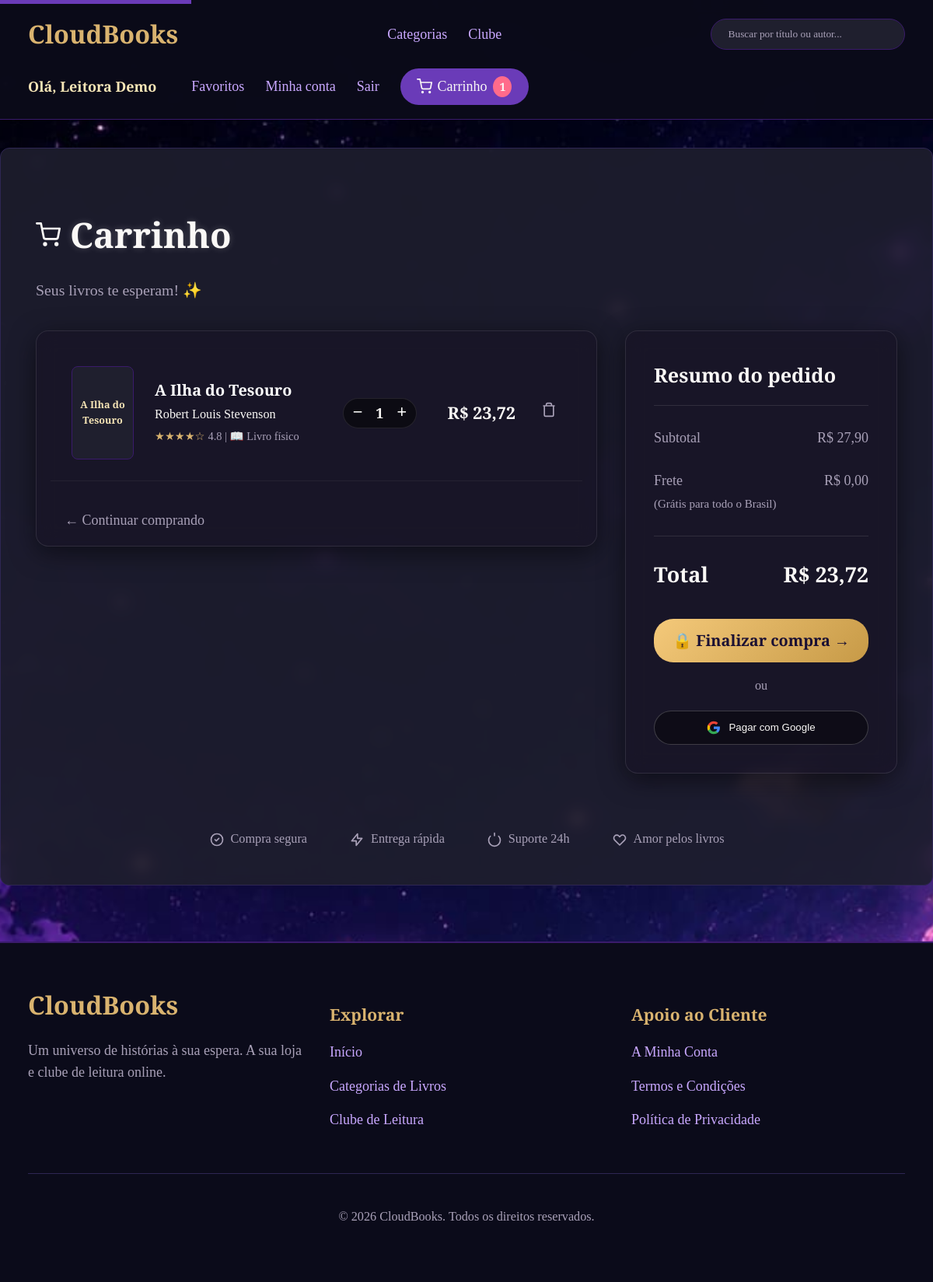
The page /carrinho/ (signed in) on the database as committed earlier.
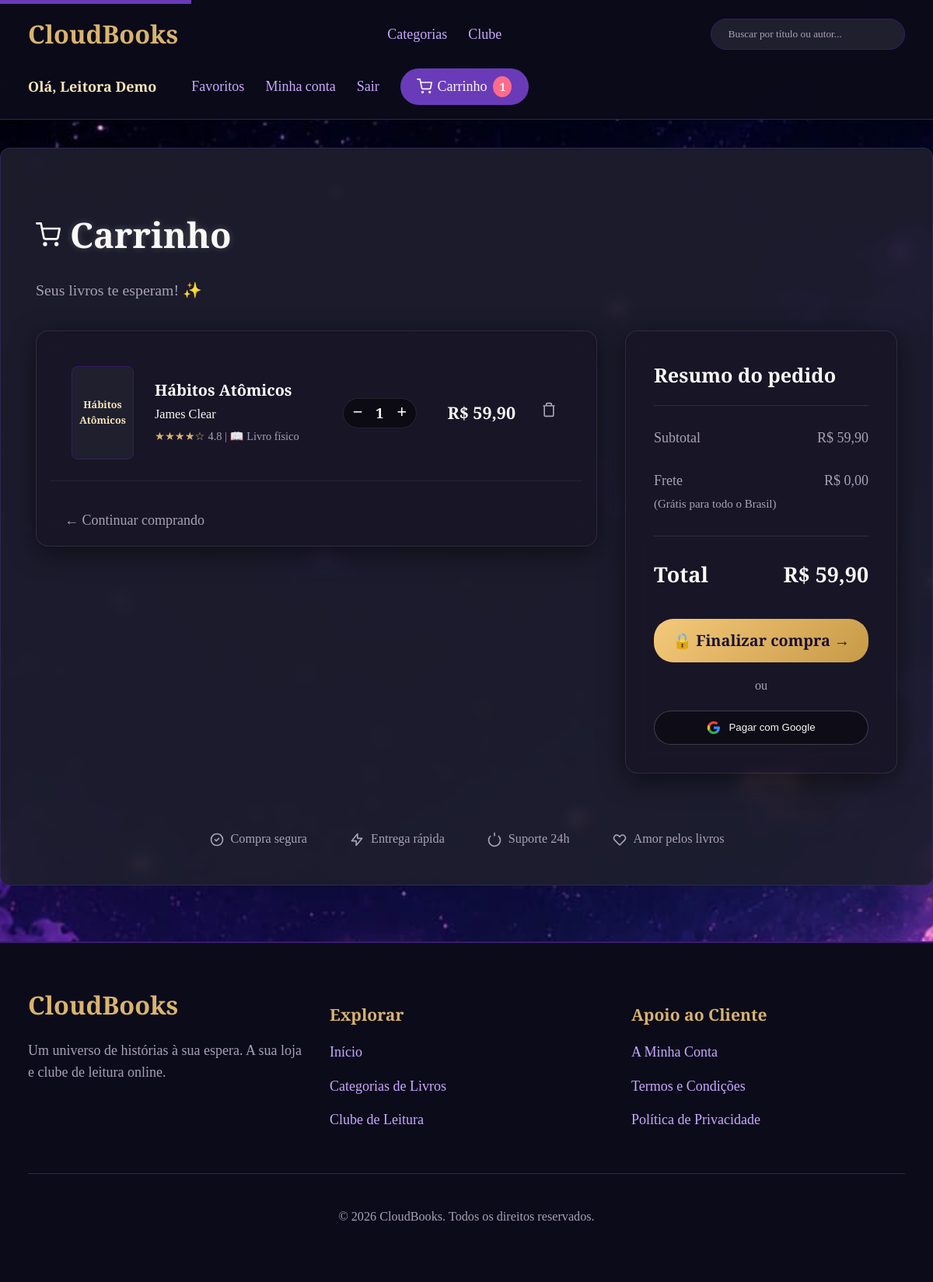
The same page on the database as committed later.
### loja/models.py (models this page shows, shortened)
class Usuario(AbstractUser):
    telefone = models.CharField(max_length=20, blank=True)
    cpf = models.CharField("CPF", max_length=14, blank=True)
    data_nascimento = models.DateField(null=True, blank=True)
    cep = models.CharField("CEP", max_length=9, blank=True)
    endereco = models.CharField("endereço", max_length=200, blank=True)

class ItemCarrinho(models.Model):
    usuario = models.ForeignKey(
        Usuario, on_delete=models.CASCADE, related_name="itens_carrinho"
    )
    livro = models.ForeignKey(
        Livro, on_delete=models.CASCADE, related_name="itens_carrinho"
    )
    quantidade = models.PositiveIntegerField(default=1)
    class Meta:
        constraints = [
            models.UniqueConstraint(
                fields=["usuario", "livro"], name="item_unico_no_carrinho"
            ),
        ]
    @property
    def subtotal(self):
        return self.livro.preco_final * self.quantidade

class Livro(models.Model):
    titulo = models.CharField(max_length=200)
    autor = models.CharField(max_length=150)
    categoria = models.ForeignKey(
        Categoria, on_delete=models.PROTECT, related_name="livros"
    )
    isbn = models.CharField("ISBN", max_length=17, unique=True)
    ano_publicacao = models.PositiveIntegerField("ano de publicação")
    num_paginas = models.PositiveIntegerField("número de páginas")
    idioma = models.CharField(max_length=40, default="Português")
    descricao = models.TextField("descrição ou sinopse")
    preco = models.DecimalField(max_digits=8, decimal_places=2)
    estoque = models.PositiveIntegerField("quantidade em estoque", default=0)
    capa = models.ImageField("capa", upload_to="capas/", blank=True, null=True)
    capa_url = models.URLField(max_length=500, blank=True, null=True)
    criado_em = models.DateTimeField(auto_now_add=True)
    class Meta:
        ordering = ["-criado_em"]
    @property
    def preco_final(self):
        promocao = self.promocoes.filter(ativa=True).order_by("-percentual").first()
        if promocao is None:
            return self.preco
        return (self.preco * (100 - promocao.percentual) / 100).quantize(
            Decimal("0.01")
        )

class Promocao(models.Model):
    livro = models.ForeignKey(Livro, on_delete=models.CASCADE, related_name="promocoes")
    percentual = models.PositiveSmallIntegerField(
        "desconto (%)", validators=[MinValueValidator(1), MaxValueValidator(90)]
    )
    ativa = models.BooleanField(default=True)

### loja/views.py (the view)
# urls.py: path("carrinho/", views.carrinho, name="carrinho"),
@login_required
def carrinho(request):
    itens = list(request.user.itens_carrinho.select_related("livro"))
    bruto = sum((i.livro.preco * i.quantidade for i in itens), Decimal("0"))
    total = sum((i.subtotal for i in itens), Decimal("0"))
    return render(request, "carrinho.html", {
        "itens": itens,
        "bruto": bruto,
        "total": total,
        "desconto": bruto - total,
    })

### loja/context_processors.py (called while the page is built)
def carrinho(request):
    if request.user.is_authenticated:
        return {"qtd_carrinho": sum(request.user.itens_carrinho.values_list("quantidade", flat=True))}
    return {"qtd_carrinho": 0}

### templates/carrinho.html (shortened to what this page needs)
{% extends "home.html" %}
{% block conteudo %}
<h1 class="titulo-glow">
  Carrinho
</h1>
<p class="carrinho-subtitulo">Seus livros te esperam! ✨</p>
{% if itens %}
<div class="carrinho-layout">
  <div class="glass-panel carrinho-lista">
    {% for item in itens %}
    <article class="linha-carrinho">
      {% if item.livro.capa_url %}
      <img class="capa mini carrinho-img" src="{{ item.livro.capa_url }}" alt="Capa {{ item.livro.titulo }}">
      {% elif item.livro.capa %}
      <img class="capa mini carrinho-img" src="{{ item.livro.capa.url }}" alt="Capa {{ item.livro.titulo }}">
      {% else %}
      <div class="capa mini capa-fallback mini-fallback">
        <span>{{ item.livro.titulo }}</span>
      </div>
      {% endif %}
      <div class="item-info">
        <h3 class="item-titulo"><a href="{% url 'livro' item.livro.pk %}" class="item-link">{{ item.livro.titulo }}</a></h3>
        <p class="autor item-autor">{{ item.livro.autor }}</p>
        <p class="item-meta">
          <span class="star-rating">★★★★☆</span> 4.8 | 📖 Livro físico
        </p>
      </div>
      <div class="controle-qtd">
        <form method="post" action="{% url 'alterar_carrinho' item.pk 'menos' %}">
          {% csrf_token %}<button type="submit">−</button>
        </form>
        <span class="qtd-valor">{{ item.quantidade }}</span>
        <form method="post" action="{% url 'alterar_carrinho' item.pk 'mais' %}">
          {% csrf_token %}<button type="submit">+</button>
        </form>
      </div>
      <p class="item-preco">R$ {{ item.subtotal }}</p>
      <form method="post" action="{% url 'alterar_carrinho' item.pk 'remover' %}" class="btn-remover-form">
        <button type="submit" class="btn-remover" title="Remover">
          <svg width="20" height="20" viewBox="0 0 24 24" fill="none" stroke="currentColor" stroke-width="2"><path d="M3 6h18M19 6v14a2 2 0 0 1-2 2H7a2 2 0 0 1-2-2V6m3 0V4a2 2 0 0 1 2-2h4a2 2 0 0 1 2 2v2"></path></svg>
        </button>
      </form>
    </article>
    {% endfor %}
    <div class="continuar-comprando">
      <a href="{% url 'home' %}" class="link-continuar">
        ← Continuar comprando
      </a>
    </div>
  </div>
  <aside class="glass-panel carrinho-resumo">
    <h2 class="resumo-titulo">Resumo do pedido</h2>
    <div class="resumo-linha">
      <span>Subtotal</span>
      <span>R$ {{ bruto }}</span>
    </div>
    <div class="resumo-linha frete">
      <span>Frete <br><small>(Grátis para todo o Brasil)</small></span>
      <span>R$ 0,00</span>
    </div>
    <div class="resumo-total">
      <span>Total</span>
      <span>R$ {{ total }}</span>
    </div>
    <div class="resumo-acoes">
      <a class="btn-gold link-finalizar" href="{% url 'finalizar' %}">
        🔒 Finalizar compra →
      </a>
      <p class="ou">ou</p>
      <button class="btn-dark-outline btn-google">
        Pagar com Google
      </button>
    </div>
  </aside>
</div>
<div class="rodape-seguranca">
  <div class="seguranca-item"><svg width="20" height="20" fill="none" stroke="currentColor" viewBox="0 0 24 24"><path stroke-linecap="round" stroke-linejoin="round" stroke-width="2" d="M9 12l2 2 4-4m6 2a9 9 0 11-18 0 9 9 0 0118 0z"></path></svg> Compra segura</div>
  <div class="seguranca-item"><svg width="20" height="20" fill="none" stroke="currentColor" viewBox="0 0 24 24"><path stroke-linecap="round" stroke-linejoin="round" stroke-width="2" d="M13 10V3L4 14h7v7l9-11h-7z"></path></svg> Entrega rápida</div>
  <div class="seguranca-item"><svg width="20" height="20" fill="none" stroke="currentColor" viewBox="0 0 24 24"><path stroke-linecap="round" stroke-linejoin="round" stroke-width="2" d="M18.36 6.64a9 9 0 11-12.73 0 M12 2v4"></path></svg> Suporte 24h</div>
  <div class="seguranca-item"><svg width="20" height="20" fill="none" stroke="currentColor" viewBox="0 0 24 24"><path stroke-linecap="round" stroke-linejoin="round" stroke-width="2" d="M4.318 6.318a4.5 4.5 0 000 6.364L12 20.364l7.682-7.682a4.5 4.5 0 00-6.364-6.364L12 7.636l-1.318-1.318a4.5 4.5 0 00-6.364 0z"></path></svg> Amor pelos livros</div>
</div>
{% else %}
<div class="glass-panel carrinho-vazio">
  <p class="vazio-texto">O seu carrinho está vazio.</p>
  <a class="btn-gold link-explorar" href="{% url 'home' %}">Explorar Livros</a>
</div>
{% endif %}
{% endblock %}

### templates/home.html (shortened to what this page needs)
{% load static %}
<!doctype html>
<html lang="pt-BR">
<head>
  <link rel="stylesheet" href="{% static 'css/estilo.css' %}">
</head>
<body class="{% block classe_corpo %}{% endblock %}">
<a href="#conteudo-principal" class="pular-navegacao">Saltar para o conteúdo principal</a>
{% block cabecalho %}
<header class="topo">
  <a class="marca" href="{% url 'home' %}" aria-label="CloudBooks - Página Inicial">CloudBooks</a>
  <nav aria-label="Navegação principal" class="nav-explorar">
    <a href="{% url 'categorias' %}">Categorias</a>
    <a href="{% url 'clube' %}">Clube</a>
  </nav>
  <form class="busca" action="{% url 'pesquisa' %}" method="get" role="search">
    <input id="campo-busca" type="search" name="q" placeholder="Buscar por título ou autor..." value="{{ request.GET.q }}">
  </form>
  <nav aria-label="Conta e Carrinho" class="nav-usuario">
    {% if user.is_authenticated %}
      <span style="color: var(--cor-dourado-claro); font-weight: 600; margin-right: 1rem;">Olá, {{ user.first_name|default:user.username }}</span>
      <a href="{% url 'favoritos' %}">Favoritos</a>
      <a href="{% url 'configuracoes' %}">Minha conta</a>
      <form method="post" action="{% url 'sair' %}" style="display: inline-block; margin: 0;">
        <button type="submit" style="background: none; border: none; color: var(--cor-lilas); cursor: pointer; font-family: inherit; font-size: 1rem; padding: 0;">Sair</button>
      </form>
      <a href="{% url 'carrinho' %}" class="link-carrinho" aria-label="Carrinho com {{ qtd_carrinho }} itens">
        Carrinho {% if qtd_carrinho > 0 %}<span class="badge-carrinho">{{ qtd_carrinho }}</span>{% endif %}
      </a>
    {% endif %}
  </nav>
</header>
{% endblock %}
<main id="conteudo-principal">
  {% block conteudo %}{% endblock %}
</main>
<footer class="rodape" aria-labelledby="rodape-titulo">
  <div class="rodape-conteudo">
    <div class="rodape-marca-info">
      <a class="marca" href="{% url 'home' %}" aria-hidden="true">CloudBooks</a>
      <p style="color: var(--cor-texto-suave); margin-top: 1rem;">Um universo de histórias à sua espera. A sua loja e clube de leitura online.</p>
    </div>
    <div class="rodape-links">
      <h3>Explorar</h3>
      <nav aria-label="Navegação do rodapé">
        <a href="{% url 'home' %}">Início</a>
        <a href="{% url 'categorias' %}">Categorias de Livros</a>
        <a href="{% url 'clube' %}">Clube de Leitura</a>
      </nav>
    </div>
    <div class="rodape-links">
      <h3>Apoio ao Cliente</h3>
      <nav aria-label="Links de apoio">
        <a href="{% url 'configuracoes' %}">A Minha Conta</a>
        <a href="#">Termos e Condições</a>
        <a href="#">Política de Privacidade</a>
      </nav>
    </div>
  </div>
  <div class="rodape-direitos">
    <p>&copy; 2026 CloudBooks. Todos os direitos reservados.</p>
  </div>
</footer>
</body>
</html>

Rows that differ between the two databases and show on the page:
removed ItemCarrinho: livro.titulo "A Ilha do Tesouro", livro.autor "Robert Louis Stevenson", quantidade "1", subtotal "23,72"
added ItemCarrinho: livro.titulo "Hábitos Atômicos", livro.autor "James Clear", quantidade "1", subtotal "59,90"
Other text that changed with them:
{{ bruto }}: "27,90" → "59,90"
{{ total }}: "23,72" → "59,90"
